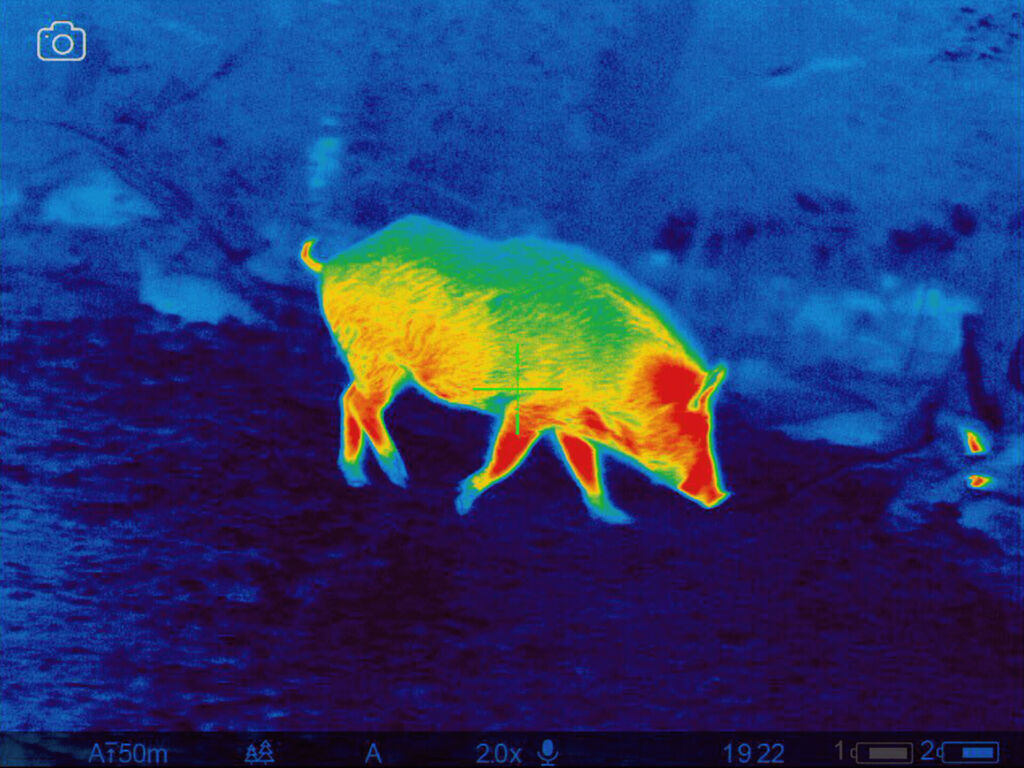
#> input picture images/thermal_image.jpg, 1024 x 768 px, found by its file name
$ python ModelTest.py
#> lines starting #> are read from the running program, lines starting #| are printed output that depends on the picture; after the words box and inside, x2 and y2 are one past the last pixel; in counts of white or black regions, pixels touching at a corner belong together
import cv2
import numpy as np
import matplotlib.pyplot as plt

# Load the original thermal image (in color)
thermal_image = cv2.imread('thermal_image.jpg')
#> thermal_image is the input picture: shape (768, 1024, 3); mean B, G, R 114.7, 57.7, 37.8

# Convert the image from BGR to HSV color space
hsv_image = cv2.cvtColor(thermal_image, cv2.COLOR_BGR2HSV)
#> hsv_image: shape (768, 1024, 3); mean H, S, V 112.1, 218.2, 128.9

# Define the HSV range for the color red
# Red often wraps around 0 and 180 in the HSV hue scale
lower_red1 = np.array([0, 50, 50])     # Lower range for red (hue ~0)
upper_red1 = np.array([20, 255, 255])
lower_red2 = np.array([170, 50, 50])   # Upper range for red (hue ~180)
upper_red2 = np.array([180, 255, 255])

# Create masks for red regions
mask1 = cv2.inRange(hsv_image, lower_red1, upper_red1)
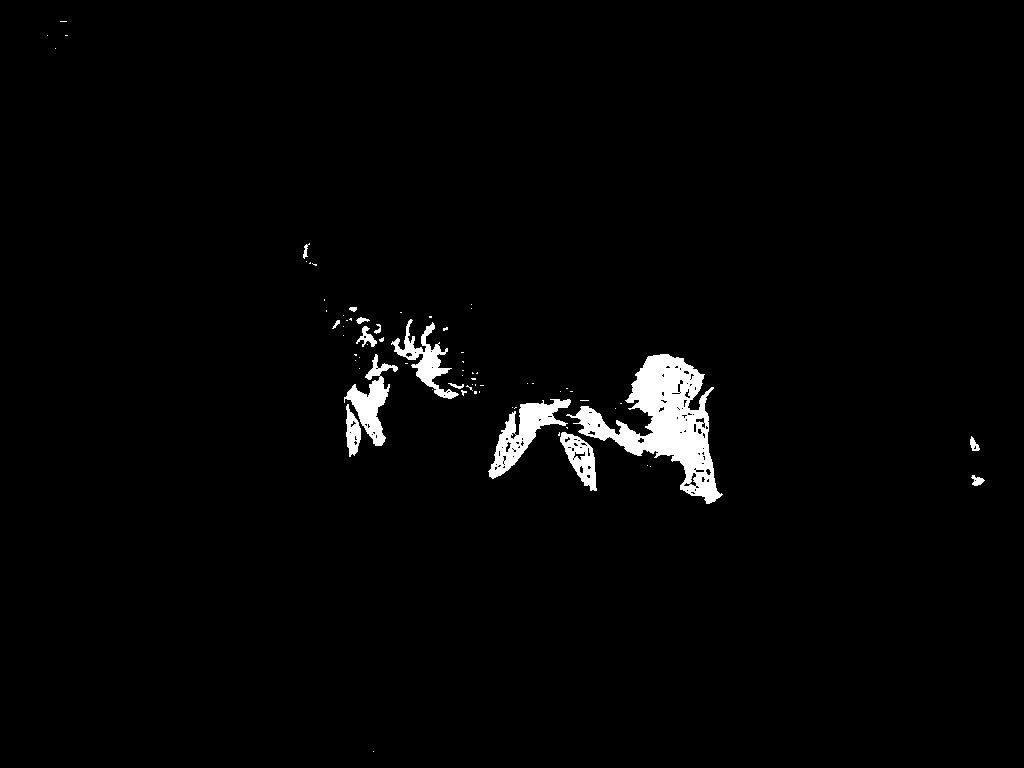
#> mask1: shape (768, 1024); 2.1% white; 71 white regions (56 under 20 px), largest, box (x1, y1, x2, y2) and area: (566, 354, 723, 504) 8484, (488, 399, 571, 479) 2317, (344, 354, 398, 446) 1690
mask2 = cv2.inRange(hsv_image, lower_red2, upper_red2)
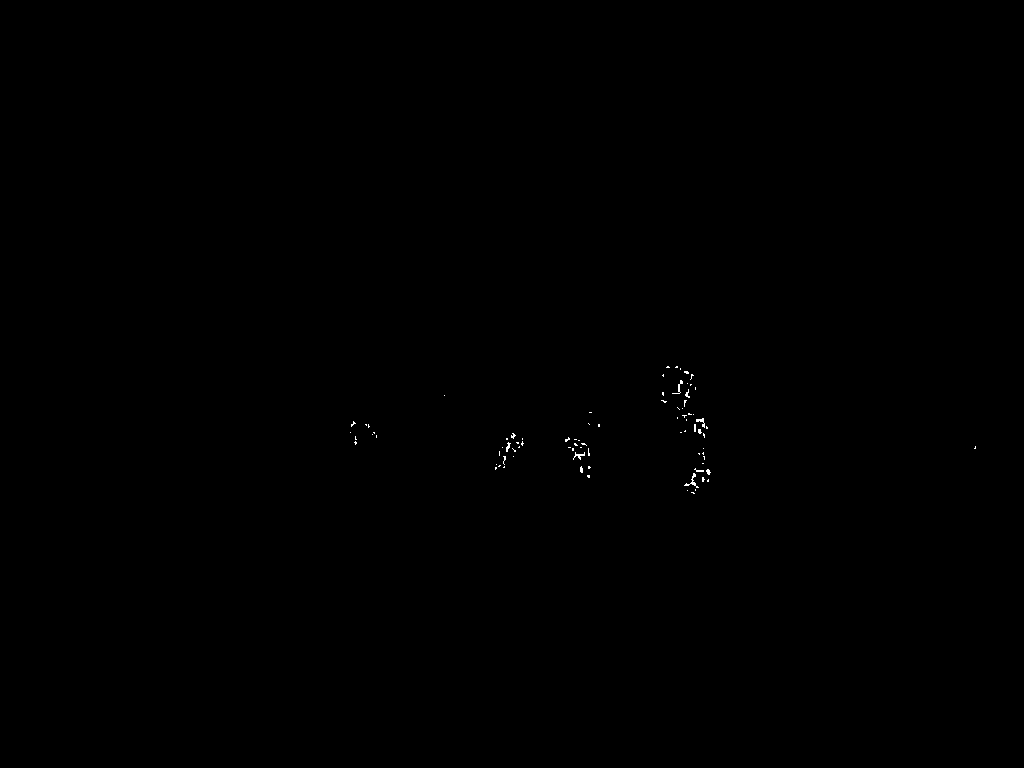
#> mask2: shape (768, 1024); 0.08% white in thin lines or dots, all inside (x1, y1, x2, y2) = (350, 366, 976, 494)
red_mask = cv2.bitwise_or(mask1, mask2)
#> red_mask: shape (768, 1024); 2.2% white; 71 white regions (56 under 20 px), largest, box (x1, y1, x2, y2) and area: (566, 354, 723, 504) 8859, (488, 399, 571, 479) 2420, (344, 354, 398, 446) 1705

# Perform morphological operations to clean up the mask
kernel = np.ones((5, 5), np.uint8)
red_mask_cleaned = cv2.morphologyEx(red_mask, cv2.MORPH_CLOSE, kernel)
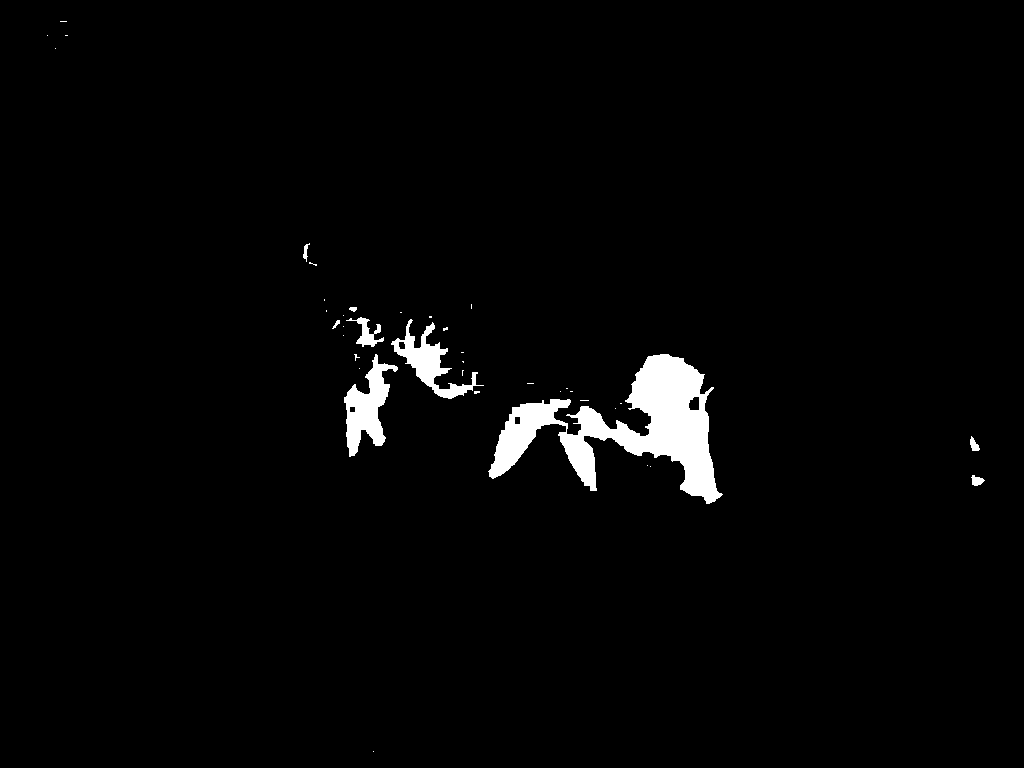
#> red_mask_cleaned: shape (768, 1024); 2.3% white; 39 white regions (30 under 20 px)

# Find contours of red regions
contours, _ = cv2.findContours(red_mask_cleaned, cv2.RETR_EXTERNAL, cv2.CHAIN_APPROX_SIMPLE)
#> contours = 39 contours, 31 with area under 20; largest, box (x1, y1, x2, y2) and area: (488, 354, 723, 504) 12490, (344, 354, 398, 457) 2304, (391, 319, 484, 399) 1848, (346, 317, 384, 347) 321, (971, 475, 985, 486) 79, (970, 436, 980, 451) 68, (303, 243, 310, 262) 37, (349, 307, 357, 312) 20

# Copy the original image to draw contours on it
output_image = thermal_image.copy()

# Draw contours around detected red regions
for contour in contours:
    if cv2.contourArea(contour) > 50:  # Filter small regions
        cv2.drawContours(output_image, [contour], -1, (0, 0, 255), 2)  # Green contour
#> this loop made 39 passes
#> contour on passes 1, 3, 4, 6, 7, 8, 9, 10, 12, 13, 14, 15: [[373, 751]], [[650, 466]], [[647, 465]], [[615, 408]], [[620, 403], [621, 403]], [[580, 400], [588, 400]], [[570, 391], [572, 391]], [[560, 391]], [[566, 388], [567, 388]], [[527, 383], [533, 383]], [[462, 370], [462, 375], [462, 371], [463, 370]], [[359, 368]]
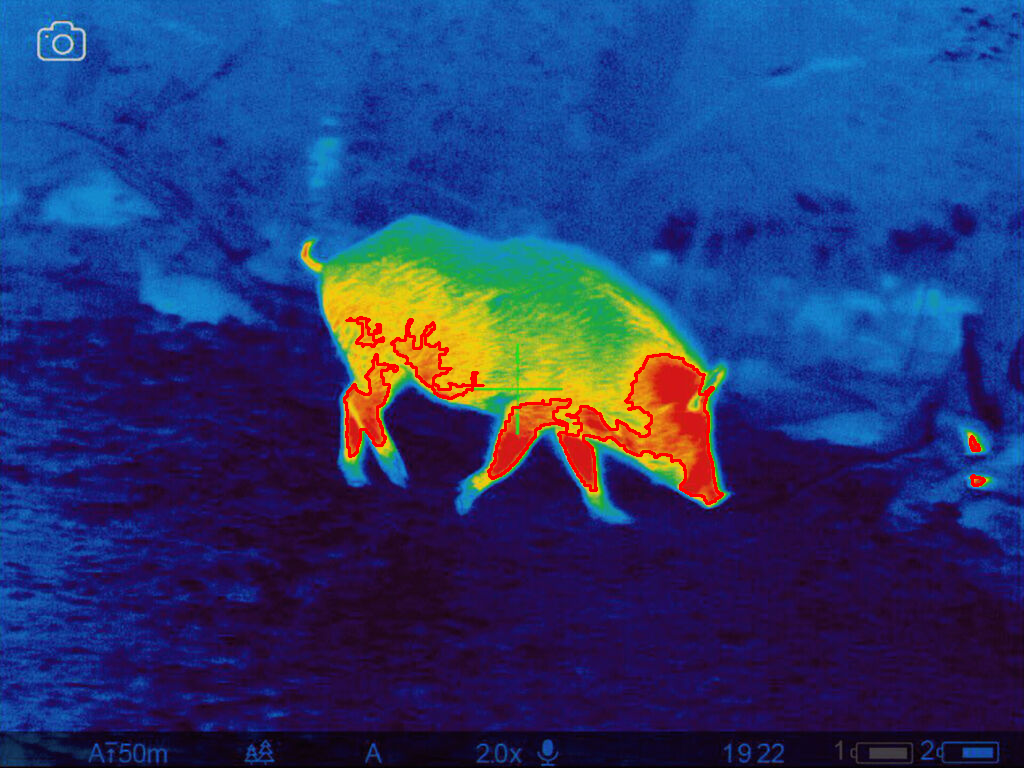
#> output_image: shape (768, 1024, 3); 0.9% of pixels changed, all inside (x1, y1, x2, y2) = (343, 316, 986, 505)
for contour in contours:
    if cv2.contourArea(contour) > 50:  # Filter small regions
        x, y, w, h = cv2.boundingRect(contour)
        cv2.rectangle(output_image, (x, y), (x + w, y + h), (0, 255, 0), 2)  # Green bounding box
#> this loop made 39 passes
#> (x, y, w, h) on passes 2, 5, 17, 18, 25, 26: (971, 475, 14, 11), (970, 436, 10, 15), (488, 354, 235, 150), (344, 354, 54, 103), (391, 319, 93, 80), (346, 317, 38, 30)
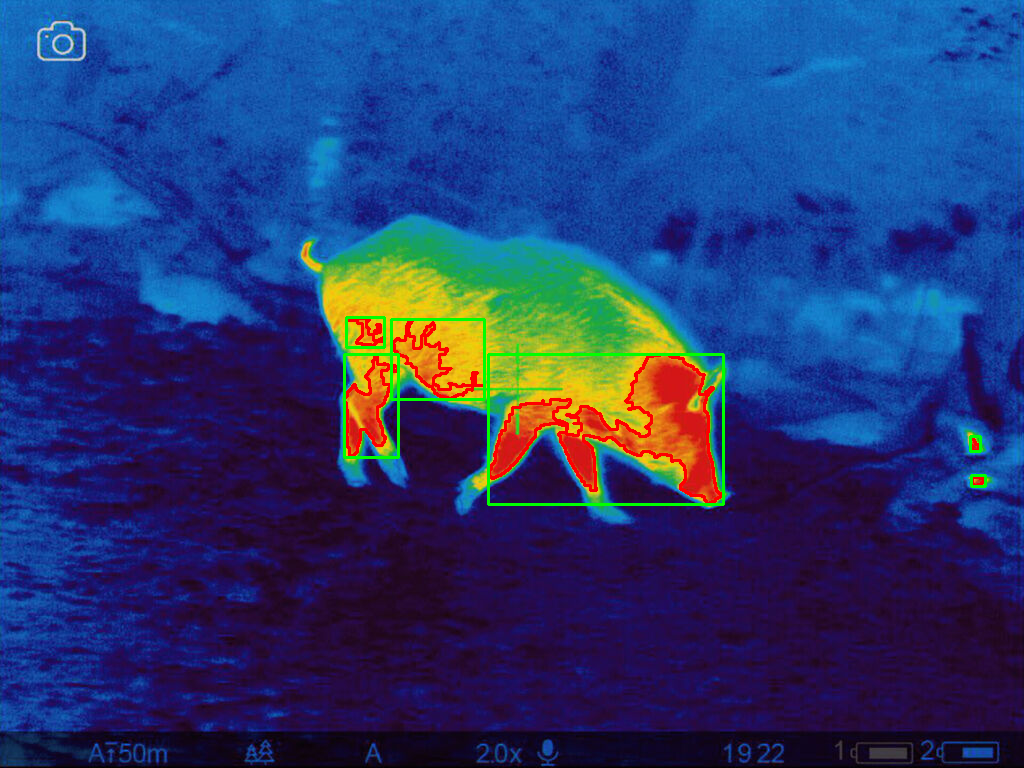
#> output_image: shape (768, 1024, 3); 0.63% of pixels changed, all inside (x1, y1, x2, y2) = (343, 316, 987, 506)

# Display the results
plt.imshow(cv2.cvtColor(output_image, cv2.COLOR_BGR2RGB))
plt.title("Hotspot Detection")
plt.axis('off')
plt.show()

# Save the output image
cv2.imwrite('hotspot_detected_contours.jpg', output_image)

$ run again, with images/img2_satvu.jpg copied over images/thermal_image.jpg
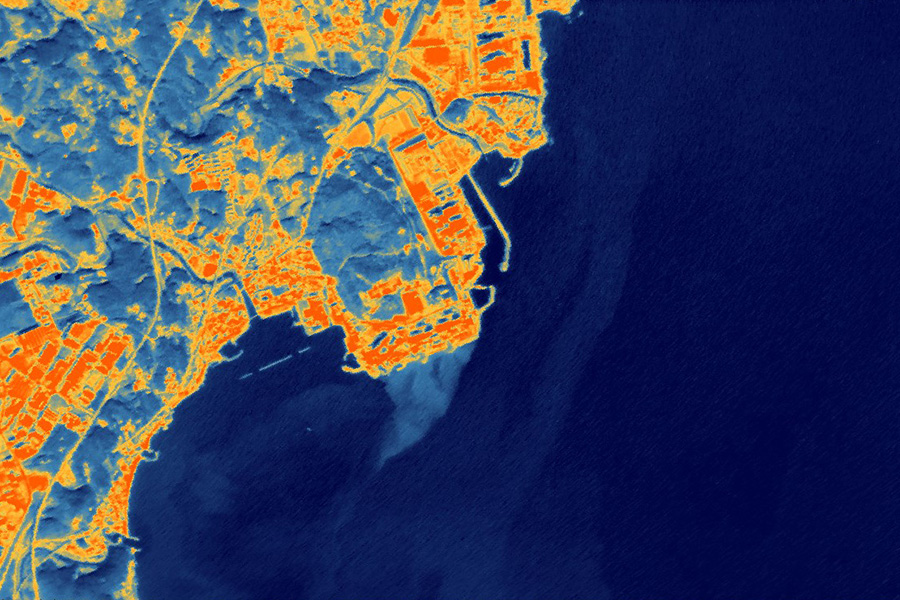
#> input picture images/img2_satvu.jpg, 900 x 600 px, found by its file name
#> thermal_image is the input picture: shape (600, 900, 3); mean B, G, R 90.6, 67.1, 63.6
#> hsv_image: shape (600, 900, 3); mean H, S, V 92.8, 204.3, 124.4
#> `mask1 = cv2.inRange(hsv_image, lower_red1, upper_red1)`:
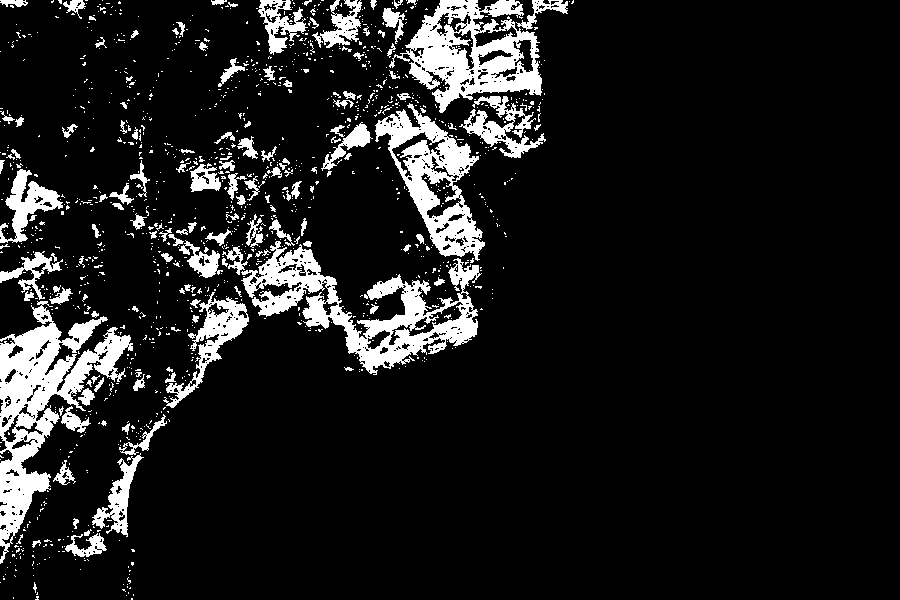
#> mask1: shape (600, 900); 11.2% white; 1270 white regions (1126 under 20 px), largest, box (x1, y1, x2, y2) and area: (0, 301, 133, 564) 10974, (241, 241, 482, 375) 9908, (389, 0, 542, 113) 7959
#> mask2: shape (600, 900); 0% white in thin lines or dots, all inside (x1, y1, x2, y2) = (402, 249, 403, 250)
#> red_mask_cleaned: shape (600, 900); 15.3% white; 282 white regions (219 under 20 px)
#> contours = 282 contours, 236 with area under 20; largest, box (x1, y1, x2, y2) and area: (142, 0, 574, 375) 47246, (0, 251, 151, 564) 17026, (58, 284, 249, 561) 6724, (256, 0, 372, 61) 3622, (0, 145, 70, 253) 2479
#> the loop `for contour in contours:` made 282 passes
#> contour on passes 1, 3, 5: [[13, 597], [13, 599]], [[0, 582]], [[3, 576], [3, 579], [4, 579], [4, 576]]
#> the loop `for contour in contours:` made 282 passes
#> (x, y, w, h) on passes 4, 20, 58, 69, 75, 77, 79, 86: (122, 577, 12, 23), (32, 539, 21, 30), (58, 284, 191, 277), (432, 265, 13, 21), (76, 256, 22, 12), (0, 251, 151, 313), (158, 247, 25, 20), (415, 234, 9, 14)
#> after the loop `for contour in contours:`:
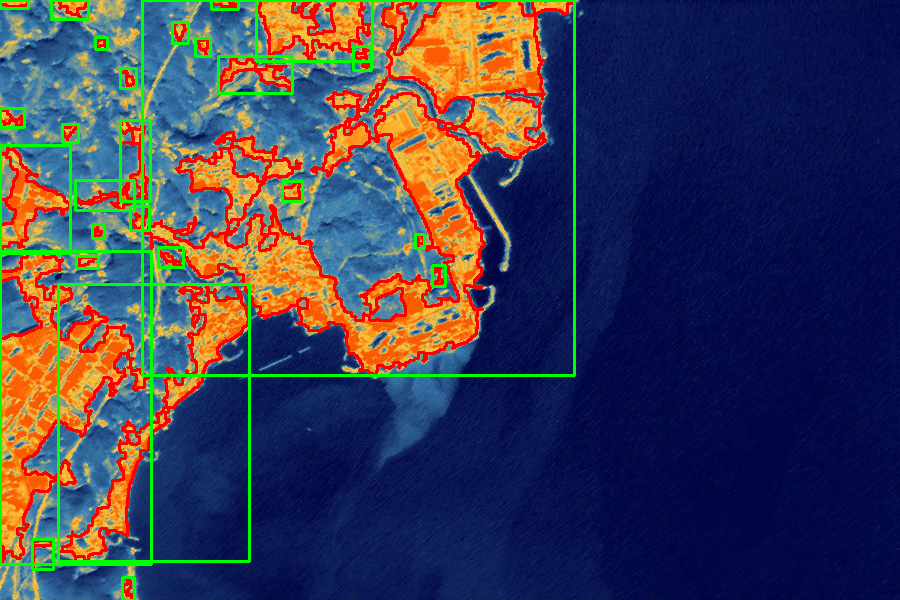
#> output_image: shape (600, 900, 3); mean B, G, R 83, 62.8, 62.6

$ run again, with images/fire_image.png saved as images/thermal_image.jpg
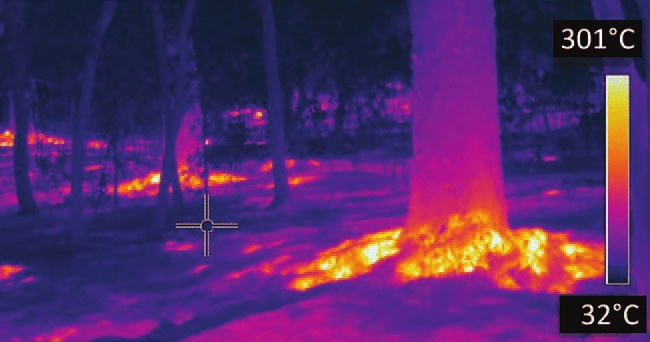
#> input picture images/fire_image.png, 650 x 342 px, found by its file name
#> thermal_image is the input picture: shape (342, 650, 3); mean B, G, R 103.2, 43.1, 84.1
#> hsv_image: shape (342, 650, 3); mean H, S, V 119.8, 173.2, 122.3
#> `mask1 = cv2.inRange(hsv_image, lower_red1, upper_red1)`:
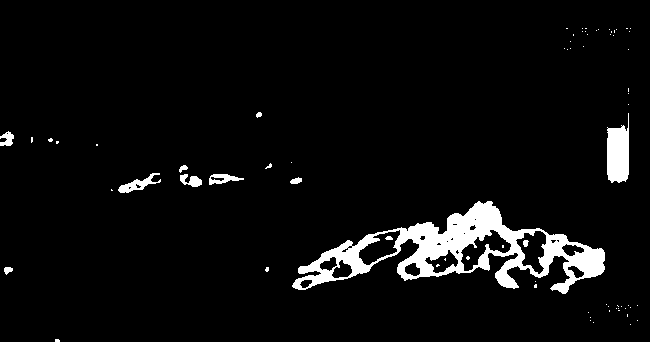
#> mask1: shape (342, 650); 5.1% white; 73 white regions (61 under 20 px), largest, box (x1, y1, x2, y2) and area: (292, 201, 605, 294) 8854, (607, 113, 629, 183) 1176, (118, 173, 161, 193) 312
#> mask2: shape (342, 650); 1.9% white; 126 white regions (97 under 20 px), largest, box (x1, y1, x2, y2) and area: (369, 239, 570, 294) 1224, (402, 181, 536, 234) 1221, (608, 175, 629, 195) 255
#> red_mask: shape (342, 650); 7% white; 113 white regions (92 under 20 px), largest, box (x1, y1, x2, y2) and area: (290, 181, 606, 295) 11918, (607, 111, 630, 195) 1457, (118, 172, 161, 195) 425
#> red_mask_cleaned: shape (342, 650); 7.5% white; 61 white regions (40 under 20 px)
#> contours = 61 contours, 46 with area under 20; largest, box (x1, y1, x2, y2) and area: (290, 181, 606, 295) 15308, (607, 111, 630, 195) 1388, (109, 172, 161, 195) 504, (178, 163, 203, 189) 336, (208, 173, 246, 186) 278
#> the loop `for contour in contours:` made 61 passes
#> contour on passes 2, 3, 4, 5, 6, 8, 9, 13: [[630, 324]], [[584, 324], [588, 324]], [[610, 322], [610, 323], [609, 324], [610, 323]], [[637, 320]], [[609, 310], [609, 311]], [[586, 306], [585, 307], [584, 307], [585, 307]], [[637, 305]], [[235, 274], [234, 275], [238, 275], [238, 274]]
#> after the loop `for contour in contours:`:
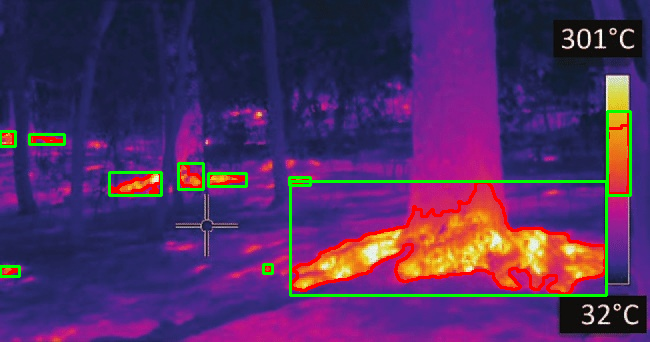
#> output_image: shape (342, 650, 3); mean B, G, R 98.6, 46.5, 82.2
